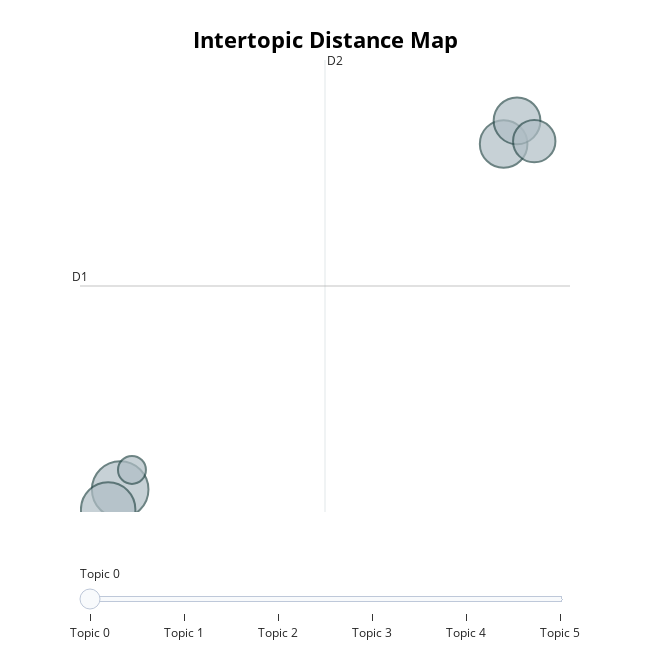

Notebook cell for this chart:
### Markdown cell above
# Visualisation of topics

### Code cell
topic_model.visualize_topics()

### Figure 1 — Plotly figure (JSON) as saved in the notebook; plotly's stock layout.template omitted (floating-point values rounded to 4 significant figures)
{"data": [{"customdata": [[0, "program | information | way | perception | contractors", 41], [1, "temperature | consists | cm | thermal | conductivity", 38], [2, "golnaz | helia | majid | donya | hamed", 29], [3, "god | hi | peace | adam | space", 28], [4, "dastan | wife | techniques | dress | hair", 23], [5, "dan | swimming | email | service | payload", 10]], "hovertemplate": "<b>Topic %{customdata[0]}</b><br>%{customdata[1]}<br>Size: %{customdata[2]}", "legendgroup": "", "marker": {"color": "#B0BEC5", "line": {"color": "DarkSlateGrey", "width": 2}, "size": [41, 38, 29, 28, 23, 10], "sizemode": "area", "sizeref": 0.02562, "symbol": "circle"}, "mode": "markers", "name": "", "orientation": "v", "showlegend": false, "type": "scatter", "x": [-5.83, -6.229, 6.893, 7.338, 7.909, -5.439], "xaxis": "x", "y": [0.7394, 0.339, 7.665, 8.128, 7.72, 1.131], "yaxis": "y"}], "layout": {"annotations": [{"showarrow": false, "text": "D1", "x": -7.163, "y": 4.817, "yshift": 10}, {"showarrow": false, "text": "D2", "x": 0.9664, "xshift": 10, "y": 9.347}], "height": 650, "hoverlabel": {"bgcolor": "white", "font": {"family": "Rockwell", "size": 16}}, "legend": {"itemsizing": "constant", "tracegroupgap": 0}, "margin": {"t": 60}, "shapes": [{"line": {"color": "#CFD8DC", "width": 2}, "type": "line", "x0": 0.9664, "x1": 0.9664, "y0": 0.2882, "y1": 9.347}, {"line": {"color": "#9E9E9E", "width": 2}, "type": "line", "x0": -7.163, "x1": 9.096, "y0": 4.817, "y1": 4.817}], "sliders": [{"active": 0, "pad": {"t": 50}, "steps": [{"args": [{"marker.color": [["red", "#B0BEC5", "#B0BEC5", "#B0BEC5", "#B0BEC5", "#B0BEC5"]]}], "label": "Topic 0", "method": "update"}, {"args": [{"marker.color": [["#B0BEC5", "red", "#B0BEC5", "#B0BEC5", "#B0BEC5", "#B0BEC5"]]}], "label": "Topic 1", "method": "update"}, {"args": [{"marker.color": [["#B0BEC5", "#B0BEC5", "red", "#B0BEC5", "#B0BEC5", "#B0BEC5"]]}], "label": "Topic 2", "method": "update"}, {"args": [{"marker.color": [["#B0BEC5", "#B0BEC5", "#B0BEC5", "red", "#B0BEC5", "#B0BEC5"]]}], "label": "Topic 3", "method": "update"}, {"args": [{"marker.color": [["#B0BEC5", "#B0BEC5", "#B0BEC5", "#B0BEC5", "red", "#B0BEC5"]]}], "label": "Topic 4", "method": "update"}, {"args": [{"marker.color": [["#B0BEC5", "#B0BEC5", "#B0BEC5", "#B0BEC5", "#B0BEC5", "red"]]}], "label": "Topic 5", "method": "update"}]}], "title": {"font": {"color": "Black", "size": 22}, "text": "<b>Intertopic Distance Map</b>", "x": 0.5, "xanchor": "center", "y": 0.95, "yanchor": "top"}, "width": 650, "xaxis": {"anchor": "y", "domain": [0, 1], "range": [-7.163, 9.096], "title": {"text": ""}, "type": "linear", "visible": false}, "yaxis": {"anchor": "x", "domain": [0, 1], "range": [0.2882, 9.347], "title": {"text": ""}, "type": "linear", "visible": false}}}
